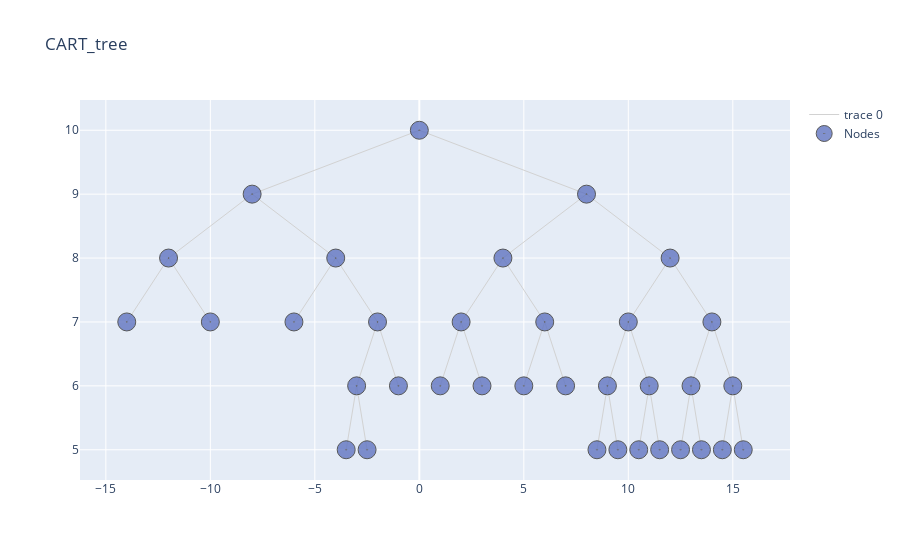

Notebook source saved alongside this figure:
### Code cell
#pd.set_option('display.max_rows', None)
#pd.set_option('display.max_colwidth', 3000)
import warnings
warnings.filterwarnings("ignore", category=FutureWarning) 


cart.print_tree(table = True, html = True).style.hide_index() #print both the pruned and non pruned tree

### Figure 1 — Plotly figure (JSON) as saved in the notebook; plotly's stock layout.template omitted (floating-point values rounded to 4 significant figures)
{"data": [{"hoverinfo": "none", "line": {"color": "rgb(210,210,210)", "width": 1}, "mode": "lines", "type": "scatter", "x": [0, -8, null, 0, 8, null, -8, -12, null, -8, -4, null, 8, 4, null, 8, 12, null, -12, -14, null, -12, -10, null, -4, -6, null, -4, -2, null, 4, 2, null, 4, 6, null, 12, 10, null, 12, 14, null, -2, -3, null, -2, -1, null, 2, 1, null, 2, 3, null, 6, 5, null, 6, 7, null, 10, 9, null, 10, 11, null, 14, 13, null, 14, 15, null, -3, -3.5, null, -3, -2.5, null, 9, 8.5, null, 9, 9.5, null, 11, 10.5, null, 11, 11.5, null, 13, 12.5, null, 13, 13.5, null, 15, 14.5, null, 15, 15.5, null], "y": [10, 9, null, 10, 9, null, 9, 8, null, 9, 8, null, 9, 8, null, 9, 8, null, 8, 7, null, 8, 7, null, 8, 7, null, 8, 7, null, 8, 7, null, 8, 7, null, 8, 7, null, 8, 7, null, 7, 6, null, 7, 6, null, 7, 6, null, 7, 6, null, 7, 6, null, 7, 6, null, 7, 6, null, 7, 6, null, 7, 6, null, 7, 6, null, 6, 5, null, 6, 5, null, 6, 5, null, 6, 5, null, 6, 5, null, 6, 5, null, 6, 5, null, 6, 5, null, 6, 5, null, 6, 5, null]}, {"hoverinfo": "text", "marker": {"color": "#6175c1", "line": {"color": "rgb(50,50,50)", "width": 1}, "size": 18, "symbol": "circle-dot"}, "mode": "markers", "name": "Nodes", "opacity": 0.8, "text": ["Node: n8, Class: YES, tau : None, Samples : 5", "Node: n9, Class: YES, tau : None, Samples : 22", "Node: n10, Class: NO, tau : None, Samples : 5", "Node: n23, Class: YES, tau : None, Samples : 9", "Node: n44, Class: NO, tau : None, Samples : 6", "Node: n45, Class: YES, tau : None, Samples : 6", "Node: n24, Class: YES, tau : None, Samples : 5", "Node: n25, Class: YES, tau : None, Samples : 17", "Node: n26, Class: NO, tau : None, Samples : 6", "Node: n27, Class: YES, tau : None, Samples : 5", "Node: n56, Class: NO, tau : None, Samples : 64", "Node: n57, Class: NO, tau : None, Samples : 55", "Node: n58, Class: YES, tau : None, Samples : 11", "Node: n59, Class: NO, tau : None, Samples : 6", "Node: n60, Class: NO, tau : None, Samples : 7", "Node: n61, Class: YES, tau : None, Samples : 28", "Node: n62, Class: NO, tau : None, Samples : 15", "Node: n63, Class: NO, tau : None, Samples : 8", "Node: n1, Class: NO, tau : 0.15, Samples : 280", "Node: n2, Class: NO, tau : 0.18, Samples : 53", "Node: n4, Class: NO, tau : 0.17, Samples : 27", "Node: n5, Class: NO, tau : 0.38, Samples : 26", "Node: n11, Class: NO, tau : 0.23, Samples : 21", "Node: n22, Class: NO, tau : 0.26, Samples : 12", "Node: n3, Class: NO, tau : 0.14, Samples : 227", "Node: n6, Class: NO, tau : 0.33, Samples : 33", "Node: n12, Class: NO, tau : 0.34, Samples : 22", "Node: n13, Class: NO, tau : 0.69, Samples : 11", "Node: n7, Class: NO, tau : 0.11, Samples : 194", "Node: n14, Class: NO, tau : 0.13, Samples : 136", "Node: n28, Class: NO, tau : 0.08, Samples : 119", "Node: n29, Class: NO, tau : 0.2, Samples : 17", "Node: n15, Class: NO, tau : 0.35, Samples : 58", "Node: n30, Class: NO, tau : 0.55, Samples : 35", "Node: n31, Class: NO, tau : 0.18, Samples : 23"], "type": "scatter", "x": [-14, -10, -6, -1, -3.5, -2.5, 1, 3, 5, 7, 8.5, 9.5, 10.5, 11.5, 12.5, 13.5, 14.5, 15.5, 0, -8, -12, -4, -2, -3, 8, 4, 2, 6, 12, 10, 9, 11, 14, 13, 15], "y": [7, 7, 7, 6, 5, 5, 6, 6, 6, 6, 5, 5, 5, 5, 5, 5, 5, 5, 10, 9, 8, 8, 7, 6, 9, 8, 7, 7, 8, 7, 6, 6, 7, 6, 6]}], "layout": {"title": {"text": "CART_tree"}}}
